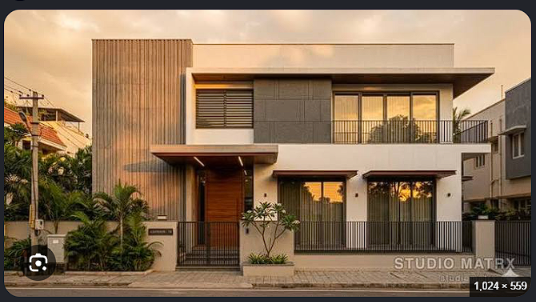
#> input picture docs/references/ext-01-contemporary-slats.png, 536 x 302 px
$ python make-facade-comparisons.py
#> lines starting #> are read from the running program, lines starting #| are printed output that depends on the picture
"""Build labelled QA contact sheets from original references and actual browser PNGs."""
from pathlib import Path
from PIL import Image,ImageDraw,ImageFont,ImageOps
root=Path(__file__).resolve().parents[1]
out=root/'docs/screenshots/facade'
items=[
 ('tn-contemporary-slats','Contemporary slats','ext-01-contemporary-slats.png'),
 ('tn-jaali-stone','Jaali and stone','ext-02-jaali-stone.png'),
 ('tn-curved-villa','Curved villa','ext-03-curved-villa.png'),
 ('tn-tiled-bungalow','Tiled bungalow (G+1 adaptation)','ext-04-tiled-bungalow.png'),
 ('tn-narrow-g2','Narrow urban (G+1 study)','ext-05-narrow-g2.png'),
]
font=ImageFont.truetype('C:/Windows/Fonts/arial.ttf',22)
small=ImageFont.truetype('C:/Windows/Fonts/arial.ttf',17)
for style,title,reference in items:
 canvas=Image.new('RGB',(1800,800),'#f4f2ed');d=ImageDraw.Draw(canvas)
#> after `canvas = Image.new('RGB', (1800, 800), '#f4f2ed')`:
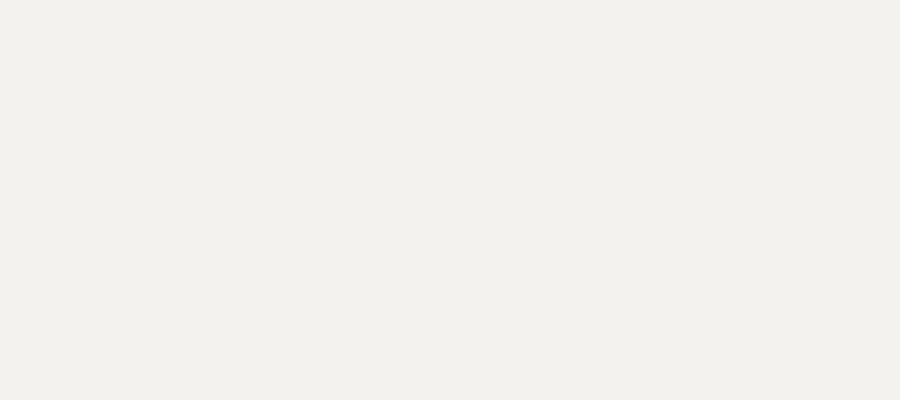
#> canvas: PIL image 1800x800 RGB (shown at 1/2 size); mean R, G, B 244, 242, 237
 d.text((28,16),title,fill='#193b37',font=font)
 d.text((28,62),'PRIMARY REFERENCE: '+reference,fill='#555951',font=small)
 d.text((584,62),'ACTUAL BROWSER 3D: 30 x 50 ft / G+1 / same street-corner camera',fill='#555951',font=small)
 for file,x,w in [(root/'docs/references'/reference,28,520),(out/(style+'.png'),584,1188)]:
  im=Image.open(file).convert('RGB');im=ImageOps.contain(im,(w,670),Image.Resampling.LANCZOS)
#> after `im = ImageOps.contain(im, (w, 670), Image.Resampling.LANCZOS)`:
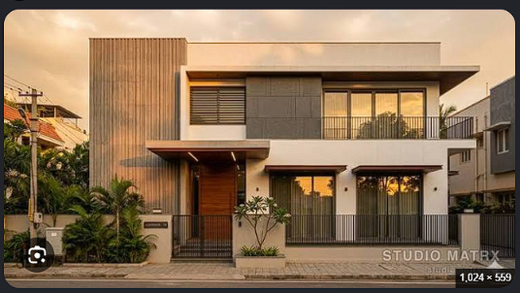
#> im: PIL image 520x293 RGB; mean R, G, B 137.2, 112.8, 87.2
  canvas.paste(im,(x+(w-im.width)//2,103+(670-im.height)//2))
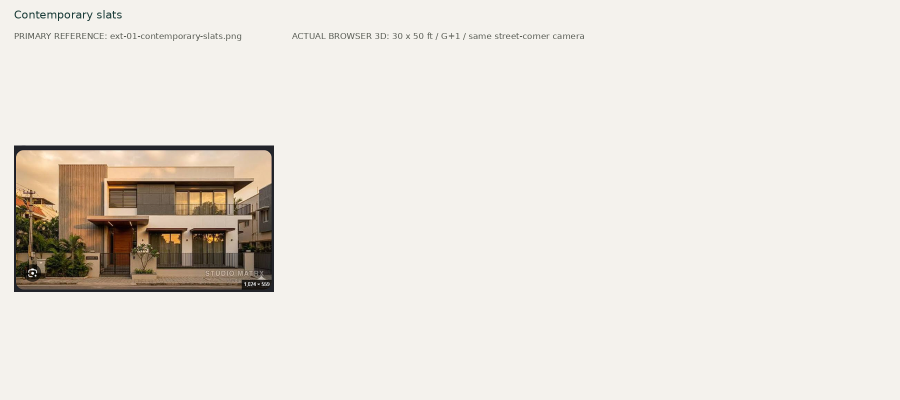
#> canvas: PIL image 1800x800 RGB (shown at 1/2 size); mean R, G, B 232.2, 227.9, 220.7
#> (the run stopped early here; a loop or call above may not have finished)

$ run again, with docs/references/int-01-living-arches.png copied over docs/references/ext-01-contemporary-slats.png
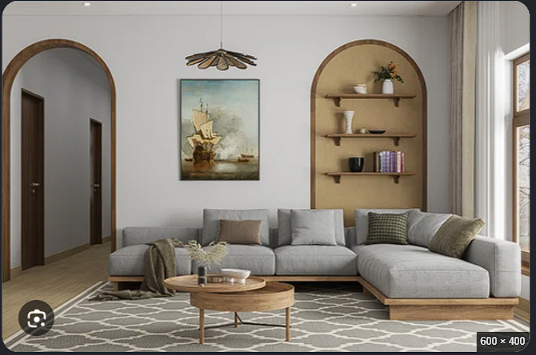
#> input picture docs/references/int-01-living-arches.png, 536 x 355 px
#> im: PIL image 520x344 RGB
#> `canvas.paste(im,(x+(w-im.width)//2,103+(670-im.height)//2))`:
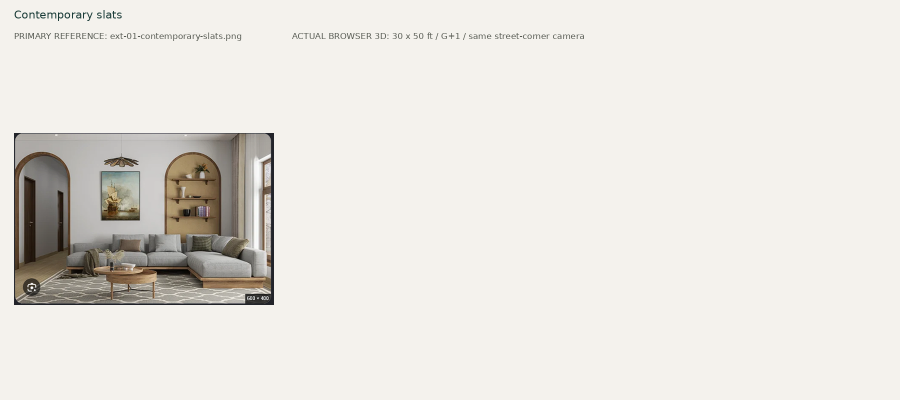
#> canvas: PIL image 1800x800 RGB (shown at 1/2 size); mean R, G, B 230.8, 228.2, 222.5

$ run again, with docs/references/int-02-living-classic.png copied over docs/references/ext-01-contemporary-slats.png
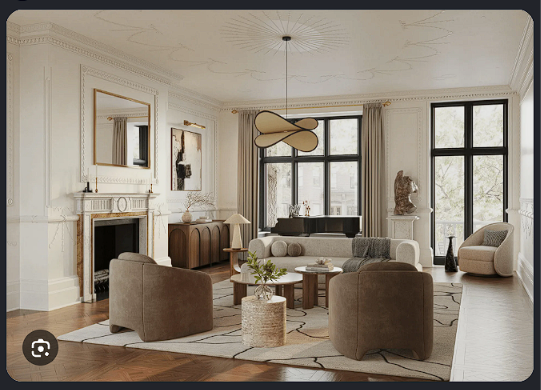
#> input picture docs/references/int-02-living-classic.png, 541 x 390 px
#> `im = ImageOps.contain(im, (w, 670), Image.Resampling.LANCZOS)`:
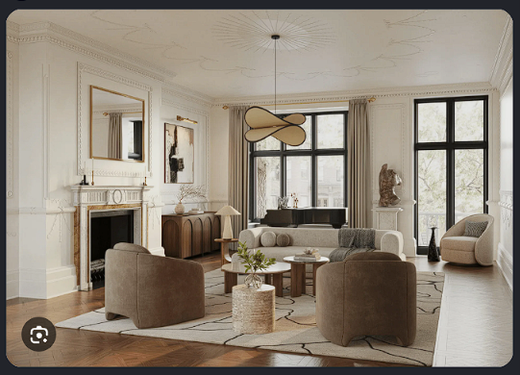
#> im: PIL image 520x375 RGB; mean R, G, B 144.7, 134.6, 121.3
#> `canvas.paste(im,(x+(w-im.width)//2,103+(670-im.height)//2))`:
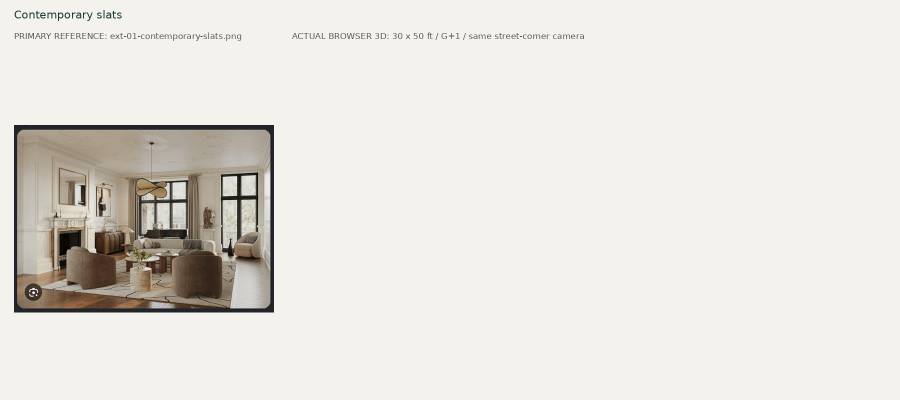
#> canvas: PIL image 1800x800 RGB (shown at 1/2 size); mean R, G, B 230.1, 227, 220.9

$ run again, with docs/references/int-03-double-height.png copied over docs/references/ext-01-contemporary-slats.png
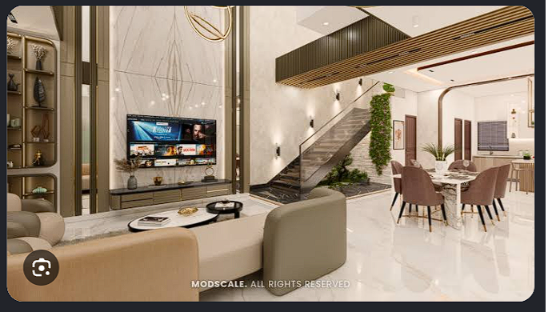
#> input picture docs/references/int-03-double-height.png, 546 x 312 px
#> `im = ImageOps.contain(im, (w, 670), Image.Resampling.LANCZOS)`:
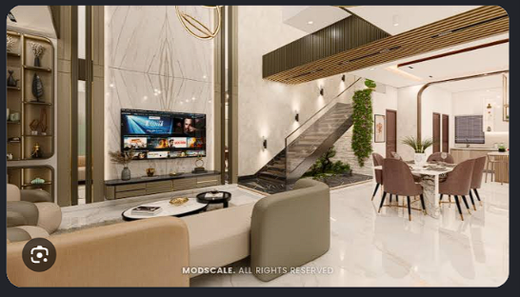
#> im: PIL image 520x297 RGB; mean R, G, B 152.1, 135.2, 116.8
#> `canvas.paste(im,(x+(w-im.width)//2,103+(670-im.height)//2))`:
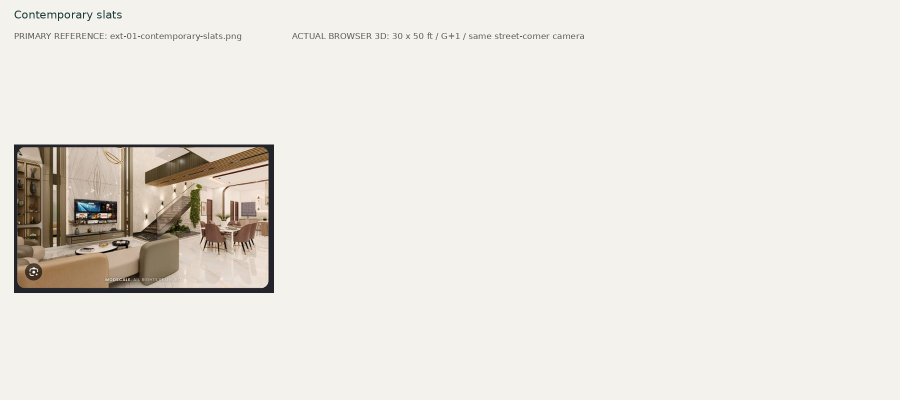
#> canvas: PIL image 1800x800 RGB (shown at 1/2 size); mean R, G, B 233.6, 230.1, 223.6
